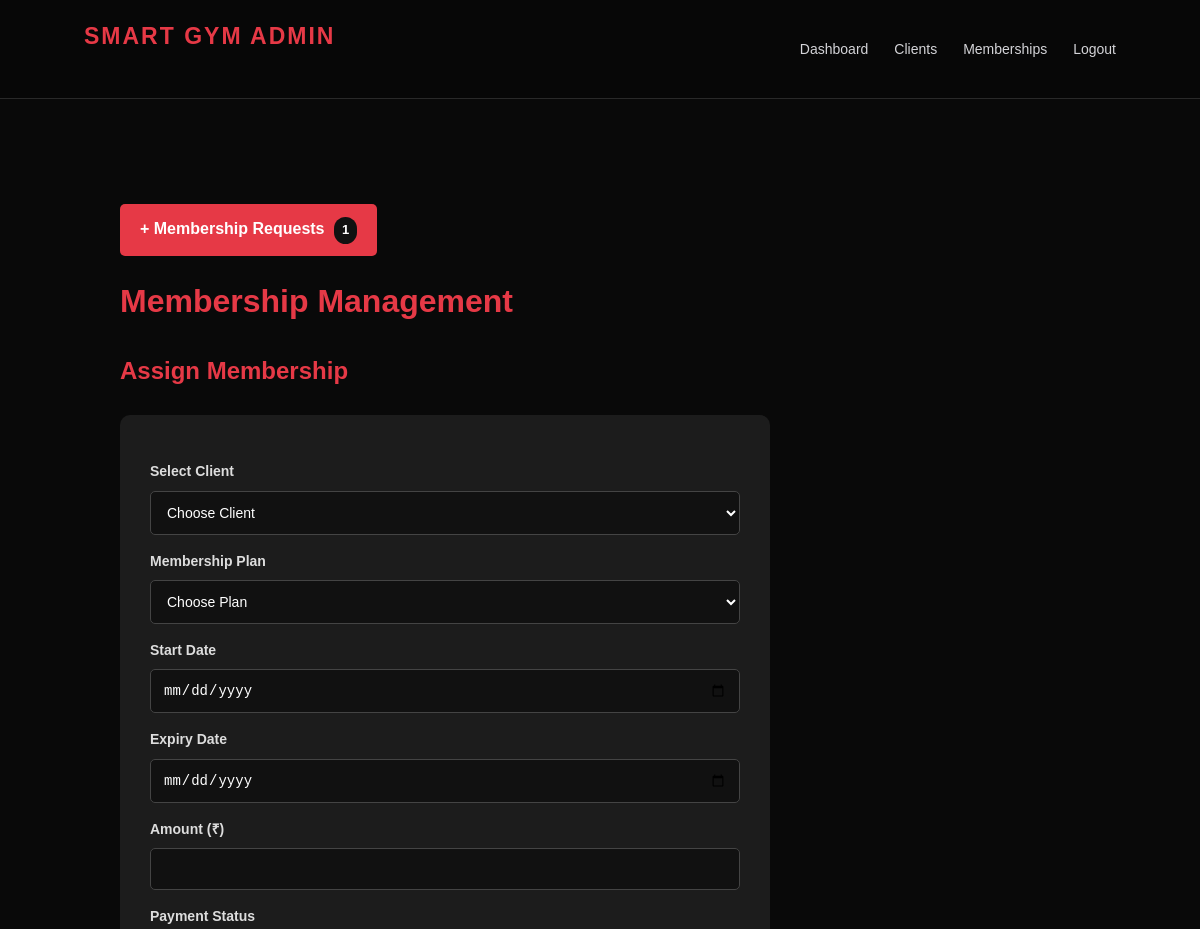
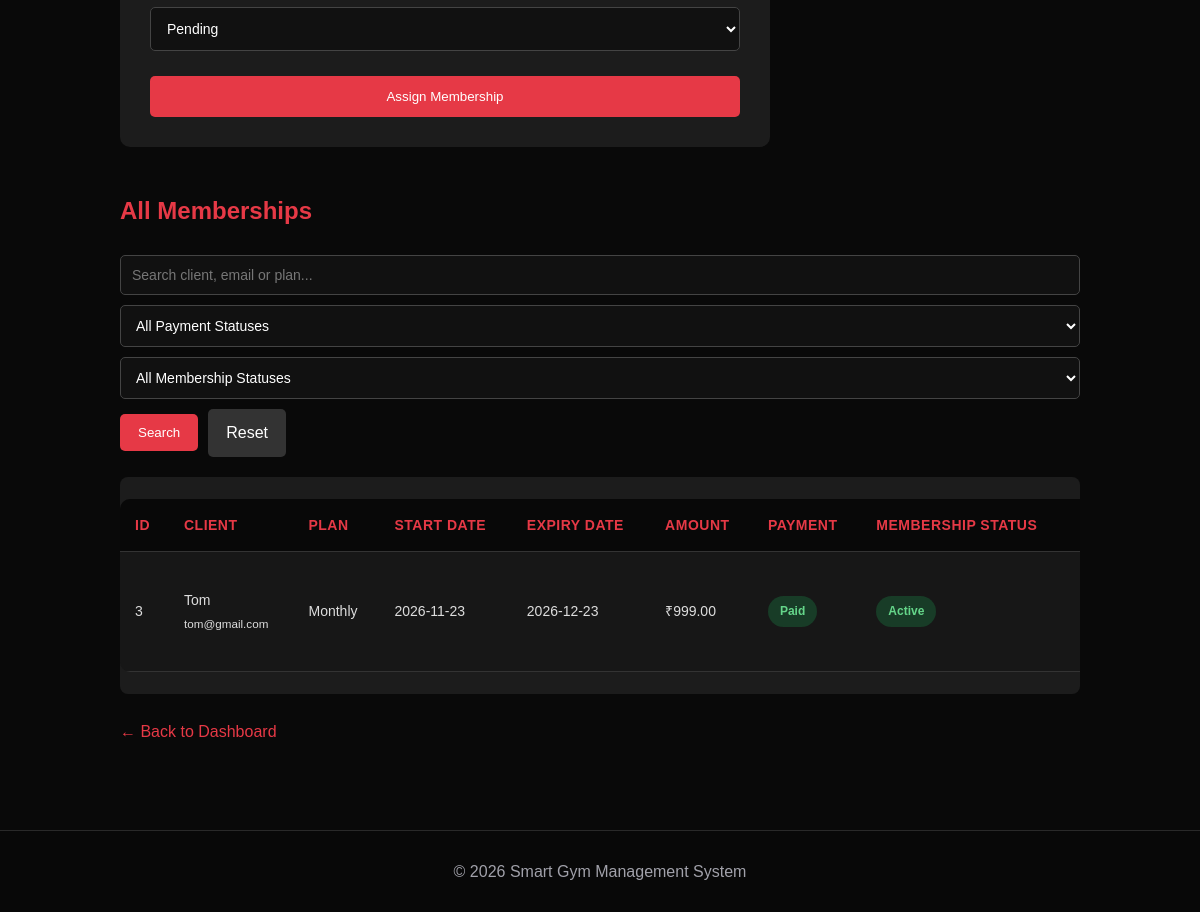
Page /admin/memberships.php (signed in) on the committed database (2 pictures, top to bottom).
### tables this page shows
CREATE TABLE `memberships` (
  `id` int NOT NULL AUTO_INCREMENT,
  `client_id` int NOT NULL,
  `plan_name` varchar(100) NOT NULL,
  `start_date` date NOT NULL,
  `end_date` date NOT NULL,
  `amount` decimal(10,2) NOT NULL,
  `payment_status` enum('Paid','Pending') DEFAULT 'Pending',
  `created_at` timestamp NULL DEFAULT CURRENT_TIMESTAMP,
  PRIMARY KEY (`id`),
  KEY `client_id` (`client_id`),
  CONSTRAINT `memberships_ibfk_1` FOREIGN KEY (`client_id`) REFERENCES `clients` (`id`) ON DELETE CASCADE
);

CREATE TABLE `clients` (
  `id` int NOT NULL AUTO_INCREMENT,
  `name` varchar(100) NOT NULL,
  `email` varchar(150) NOT NULL,
  `phone` varchar(15) NOT NULL,
  `password` varchar(255) NOT NULL,
  `created_at` timestamp NULL DEFAULT CURRENT_TIMESTAMP,
  PRIMARY KEY (`id`),
  UNIQUE KEY `email` (`email`)
);

### admin/memberships.php (the view, shortened to what this page needs)
<?php
require_once "../config/database.php";
$search = trim($_GET["search"] ?? "");
$pending_stmt = $conn->query(
    "SELECT COUNT(*) FROM membership_requests WHERE status = 'Pending'"
);
$pending_requests = (int)$pending_stmt->fetchColumn();
$sql = "SELECT
            m.*,
            c.name AS client_name,
            c.email AS client_email
        FROM memberships m
        INNER JOIN clients c ON m.client_id = c.id
        WHERE 1=1";
$params = [];
$sql .= " ORDER BY m.id DESC";
$stmt = $conn->prepare($sql);
$stmt->execute($params);
$memberships = $stmt->fetchAll();
?>
<!DOCTYPE html>
<html lang="en">
<head>
    <link rel="stylesheet" href="../assets/css/style.css">
</head>
<body>
<header class="navbar">
    <h2>SMART GYM ADMIN</h2>
    <nav>
        <a href="dashboard.php">Dashboard</a>
        <a href="clients.php">Clients</a>
        <a href="memberships.php">Memberships</a>
        <a href="logout.php">Logout</a>
    </nav>
</header>
<main class="container">
    <div style="margin: 20px 0;">
        <a href="membership_requests.php" class="request-btn">
            + Membership Requests
            <?php if ($pending_requests > 0): ?>
                <span class="request-count">
                    <?= $pending_requests ?>
                </span>
            <?php endif; ?>
        </a>
    </div>
    <h1>Membership Management</h1>
    <h2>Assign Membership</h2>
    <form method="POST" class="membership-form">
        <label>Select Client</label>
        <select name="client_id" required>
            <option value="">Choose Client</option>
        </select>
        <label>Membership Plan</label>
        <select name="plan_name" required>
            <option value="">Choose Plan</option>
        </select>
        <label>Start Date</label>
        <input type="date" name="start_date" required>
        <label>Expiry Date</label>
        <input type="date" name="end_date" required>
        <label>Amount (₹)</label>
        <input
            type="number"
            name="amount"
            min="0"
            max="99999999.99"
            step="0.01"
            required
        >
        <label>Payment Status</label>
        <select name="payment_status" required>
            <option value="Pending">Pending</option>
        </select>
        <button type="submit" name="assign_membership">
            Assign Membership
        </button>
    </form>
    <h2>All Memberships</h2>
    <form method="GET" class="filter-form">
        <input
            type="text"
            name="search"
            placeholder="Search client, email or plan..."
            value="<?= htmlspecialchars($search) ?>"
        >
        <select name="status">
            <option value="">All Payment Statuses</option>
        </select>
        <select name="membership_status">
            <option value="">All Membership Statuses</option>
        </select>
        <button type="submit">Search</button>
        <a href="memberships.php" class="reset-btn">Reset</a>
    </form>
    <div class="table-container">
        <table>
            <thead>
                <tr>
                    <th>ID</th>
                    <th>Client</th>
                    <th>Plan</th>
                    <th>Start Date</th>
                    <th>Expiry Date</th>
                    <th>Amount</th>
                    <th>Payment</th>
                    <th>Membership Status</th>
                    <th>Action</th>
                </tr>
            </thead>
            <tbody>
                <?php if (empty($memberships)): ?>
                    <tr>
                        <td colspan="9">No memberships found.</td>
                    </tr>
                <?php else: ?>
                    <?php foreach ($memberships as $membership): ?>
                        <?php
                        $today = date("Y-m-d");
                        if ($today < $membership["start_date"]) {
                            $membership_status = "Upcoming";
                        } elseif ($today > $membership["end_date"]) {
                            $membership_status = "Expired";
                        } else {
                            $membership_status = "Active";
                        }
                        $payment_status = $membership["payment_status"] ?? "Pending";
                        ?>
                        <tr>
                            <td>
                                <?= (int)$membership["id"] ?>
                            </td>
                            <td>
                                <?= htmlspecialchars($membership["client_name"]) ?>
                                <br>
                                <small>
                                    <?= htmlspecialchars($membership["client_email"]) ?>
                                </small>
                            </td>
                            <td>
                                <?= htmlspecialchars($membership["plan_name"]) ?>
                            </td>
                            <td>
                                <?= htmlspecialchars($membership["start_date"]) ?>
                            </td>
                            <td>
                                <?= htmlspecialchars($membership["end_date"]) ?>
                            </td>
                            <td>
                                ₹<?= number_format((float)$membership["amount"], 2) ?>
                            </td>
                            <td>
                                <span class="status-badge status-<?= strtolower(htmlspecialchars($payment_status)) ?>">
                                    <?= htmlspecialchars($payment_status) ?>
                                </span>
                            </td>
                            <td>
                                <span class="status-badge status-<?= strtolower($membership_status) ?>">
                                    <?= htmlspecialchars($membership_status) ?>
                                </span>
                            </td>
                            <td>
                            </td>
                        </tr>
                    <?php endforeach; ?>
                <?php endif; ?>
            </tbody>
        </table>
    </div>
    <a href="dashboard.php" class="back-link">
        ← Back to Dashboard
    </a>
</main>
<footer>
    <p>&copy; <?= date("Y") ?> Smart Gym Management System</p>
</footer>
</body>
</html>

### assets/css/style.css (style rules this page uses)
:root { --bg: #090909; --surface: #111111; --card: #171717; --card-hover: #202020; --accent: #e63946; --accent-dark: #bd1f2d; --text: #ffffff; --muted: #a1a1aa; --border: #292929; --success: #22c55e; --warning: #f59e0b; --radius: 14px; --shadow: 0 12px 35px rgba(0,0,0,0.3); }
* { margin: 0; padding: 0; box-sizing: border-box; }
html { scroll-behavior: smooth; }
body { font-family: Arial, Helvetica, sans-serif; background: var(--bg); color: var(--text); line-height: 1.6; min-height: 100vh; }
a { color: inherit; }
.navbar { display: flex; justify-content: space-between; align-items: center; padding: 18px 7%; background: rgba(8,8,8,0.94); border-bottom: 1px solid var(--border); position: relative; z-index: 10; backdrop-filter: blur(15px); }
.navbar h2 { color: var(--accent); letter-spacing: 2px; font-size: 23px; font-weight: 800; }
.navbar nav { display: flex; align-items: center; gap: 26px; }
.navbar nav a { color: #d4d4d8; text-decoration: none; font-size: 14px; transition: 0.25s; }
button { font-family: inherit; }
.dashboard-container, .container { width: min(1200px, 90%); margin: 35px auto; }
form { margin-top: 15px; }
label { display: block; color: #e5e5e5; margin: 14px 0 7px; font-size: 14px; font-weight: 600; }
input, select, textarea { width: 100%; padding: 13px 15px; background: #101010; border: 1px solid #333; border-radius: 8px; color: white; outline: none; font-size: 14px; transition: 0.25s; }
input::placeholder, textarea::placeholder { color: #777; }
select option { background: #171717; color: white; }
table { width: 100%; border-collapse: collapse; margin: 22px 0; background: var(--card); border-radius: 10px; overflow: hidden; }
th { background: #222; color: var(--accent); text-align: left; font-size: 13px; text-transform: uppercase; letter-spacing: 0.5px; }
th, td { padding: 14px 16px; border-bottom: 1px solid var(--border); font-size: 14px; }
td { color: #ddd; }
footer { background: #080808; text-align: center; padding: 28px; color: var(--muted); border-top: 1px solid var(--border); }

### admin/memberships.php (style rules this page uses)
.container { padding: 50px 5%; min-height: 85vh; }
h1, h2 { color: #e63946; margin-bottom: 25px; }
.membership-form { max-width: 650px; background: #1c1c1c; padding: 30px; border-radius: 10px; margin-bottom: 45px; }
.membership-form label { display: block; margin: 15px 0 8px; color: #ddd; }
.membership-form input, .membership-form select { width: 100%; padding: 12px; background: #111; color: white; border: 1px solid #444; border-radius: 5px; box-sizing: border-box; }
.membership-form button { width: 100%; margin-top: 25px; padding: 13px; background: #e63946; color: white; border: none; border-radius: 5px; cursor: pointer; }
.table-container { overflow-x: auto; background: #1c1c1c; border-radius: 8px; }
table { width: 100%; min-width: 1050px; border-collapse: collapse; }
th, td { padding: 15px; text-align: left; border-bottom: 1px solid #333; }
th { background: #080808; color: #e63946; }
td { color: #ddd; }
.request-btn { display: inline-block; background: #e63946; color: white; padding: 12px 20px; border-radius: 5px; text-decoration: none; font-weight: bold; }
.request-count { display: inline-block; background: #111; color: white; padding: 3px 8px; margin-left: 5px; border-radius: 20px; font-size: 13px; }
.back-link { display: inline-block; margin-top: 25px; color: #e63946; text-decoration: none; }
.status-badge { display: inline-block; padding: 6px 12px; border-radius: 20px; font-size: 12px; font-weight: bold; }
.status-paid { background: #183c27; color: #65d68a; }
.status-active { background: #183c27; color: #65d68a; }
.filter-form { display: flex; gap: 10px; flex-wrap: wrap; margin-bottom: 20px; align-items: center; }
.filter-form input, .filter-form select { padding: 11px; border-radius: 5px; border: 1px solid #444; background: #111; color: white; }
.filter-form input { flex: 1; min-width: 200px; }
.filter-form button { padding: 11px 18px; background: #e63946; color: white; border: none; border-radius: 5px; cursor: pointer; }
.reset-btn { padding: 11px 18px; background: #333; color: white; border-radius: 5px; text-decoration: none; }

### rows in the picture
memberships: id "3", client.name "Tom", client.email "tom@gmail.com", plan_name "Monthly", start_date "2026-11-23", end_date "2026-12-23", amount "999.00", payment_status "Paid", membership_status "Active"

### other values in the picture
$pending_requests "1"
